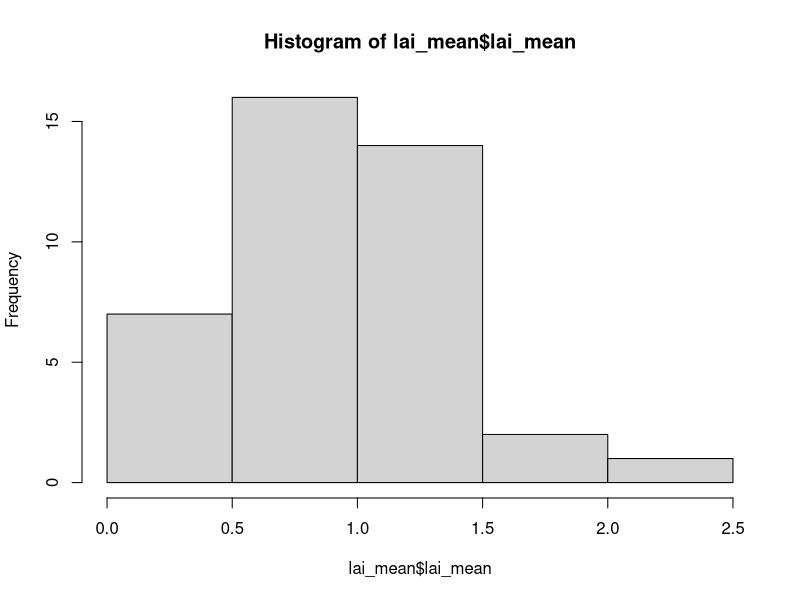
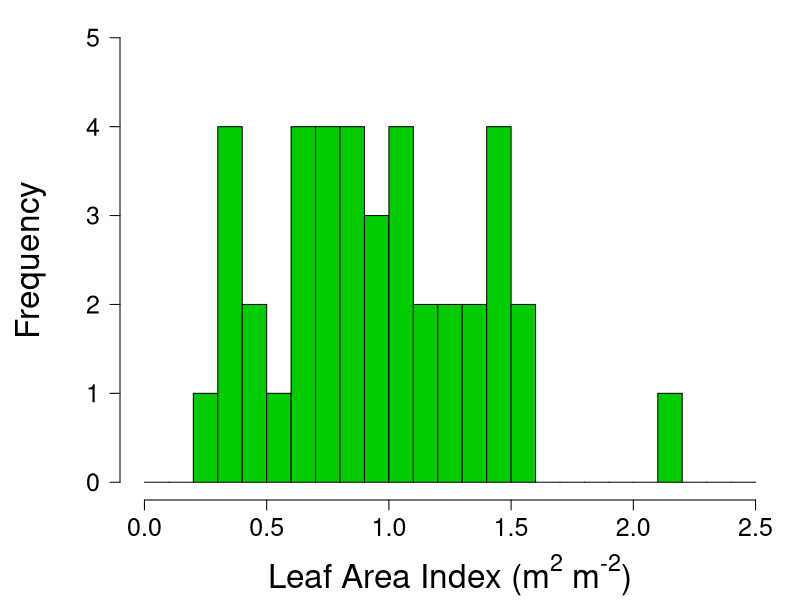

Reproduce these figures in R, in order. (Note: this script raises an error after producing the figures.)
# Scipt for analyzing the mequite data
## The script proceeds as stated questions followed by the code to analyze the data
## in response to that stated question
### TTABS figures can be found by searching for TTABS

setwd("C:/Users/leah.ortiz/Documents/Git/mesquite_rangeland/analysis")

## install packages
install.packages('lme4')

## load libraries
library(tidyverse)
library(vioplot)
library(lme4)
library(car)
library(emmeans)

## read in data
sm = read.csv("../data/sm_clean.csv") # soil moisture
bm = read.csv("../data/bm_clean.csv") # biomass
lai = read.csv("../data/lai_clean.csv") # lai
sc = read.csv("../data/sc_clean.csv") # cover (species composition)

##########################################################################################
### Q1: What does the size distribution (in LAI) of the trees look like?
##########################################################################################
#### mean plot lai
lai_group_by_plot = group_by(lai, plot)
lai_mean = summarise(lai_group_by_plot, lai_mean = mean(lai))

#### create a histogram and get summary statistics
hist(lai_mean$lai_mean, breaks = 5)
mean(lai_mean$lai_mean)
sd(lai_mean$lai_mean) / sqrt(40)

#### TTABS ####
par(oma = c(0,0,0,0), mar = c(5, 6, 1, 1))
hist(lai_mean$lai_mean, breaks = seq(0, 2.5, 0.1), 
     ylim = c(0, 5), xlab = '', ylab ='', col = rgb(0, 0.8, 0, 1),
     yaxt = 'n', xaxt = 'n', main = '')
axis(1, seq(0, 2.5, 0.5), cex.axis = 1.5)
axis(2, seq(0, 5, 1), cex.axis = 1.5, las = 1)
mtext(side = 1, expression('Leaf Area Index (m'^'2' * ' m'^'-2' *')'), line = 4, cex = 2)
mtext(side = 2, expression('Frequency'), line = 3.5, cex = 2)
#### TTABS ####

##########################################################################################
### A1: LAI is fairly normal (center just below 1), but quite a big spread
##########################################################################################

##########################################################################################
### Q2: How does mesquite presence influence soil moisture?
##########################################################################################
#### run paired t-tests for all data and each date
sm_dates = levels(sm$date)
t.test(subset(sm, location == 'under')$vwc, subset(sm, location == 'away')$vwc,
       paired = T)
t.test(subset(sm, location == 'under' & date == sm_dates[1])$vwc, 
       subset(sm, location == 'away' & date == sm_dates[1])$vwc,
       paired = T)
t.test(subset(sm, location == 'under' & date == sm_dates[2])$vwc, 
       subset(sm, location == 'away' & date == sm_dates[2])$vwc,
       paired = T)
t.test(subset(sm, location == 'under' & date == sm_dates[3])$vwc, 
       subset(sm, location == 'away' & date == sm_dates[3])$vwc,
       paired = T)
t.test(subset(sm, location == 'under' & date == sm_dates[4])$vwc, 
       subset(sm, location == 'away' & date == sm_dates[4])$vwc,
       paired = T)
t.test(subset(sm, location == 'under' & date == sm_dates[5])$vwc, 
       subset(sm, location == 'away' & date == sm_dates[5])$vwc,
       paired = T)
t.test(subset(sm, location == 'under' & date == sm_dates[6])$vwc, 
       subset(sm, location == 'away' & date == sm_dates[6])$vwc,
       paired = T)
t.test(subset(sm, location == 'under' & date == sm_dates[7])$vwc, 
       subset(sm, location == 'away' & date == sm_dates[7])$vwc,
       paired = T)
t.test(subset(sm, location == 'under' & date == sm_dates[8])$vwc, 
       subset(sm, location == 'away' & date == sm_dates[8])$vwc,
       paired = T)

#### plot the data
sm_vioplot = vioplot(subset(sm, location == 'under')$vwc, 
                     subset(sm, location == 'away')$vwc,
                     ylim = c(0, 40), yaxt = 'n',
                     names = c('Under', 'Away'),
                     col = c('grey', 'yellow'))
axis(2, seq(0, 40, 10), las = 1)

sm_vioplot_date = plot(NULL, ylim = c(0, 40), xlim = c(1, 16), yaxt = 'n', xaxt = 'n',
                       ylab = '', xlab = '')
sm_vioplot_date = vioplot(subset(sm, location == 'under' & date == sm_dates[1])$vwc, 
                     subset(sm, location == 'away' & date == sm_dates[1])$vwc,
                     subset(sm, location == 'under' & date == sm_dates[2])$vwc, 
                     subset(sm, location == 'away' & date == sm_dates[2])$vwc,
                     subset(sm, location == 'under' & date == sm_dates[3])$vwc, 
                     subset(sm, location == 'away' & date == sm_dates[3])$vwc,
                     subset(sm, location == 'under' & date == sm_dates[4])$vwc, 
                     subset(sm, location == 'away' & date == sm_dates[4])$vwc,
                     subset(sm, location == 'under' & date == sm_dates[5])$vwc, 
                     subset(sm, location == 'away' & date == sm_dates[5])$vwc,
                     subset(sm, location == 'under' & date == sm_dates[6])$vwc, 
                     subset(sm, location == 'away' & date == sm_dates[6])$vwc,
                     subset(sm, location == 'under' & date == sm_dates[7])$vwc, 
                     subset(sm, location == 'away' & date == sm_dates[7])$vwc,
                     subset(sm, location == 'under' & date == sm_dates[8])$vwc, 
                     subset(sm, location == 'away' & date == sm_dates[8])$vwc,
                     add = T,
                     col = rep(c('grey', 'yellow'), times = 8),
                     ylab = '', xlab = '')
axis(2, seq(0, 40, 10), las = 1)
axis(1, seq(1, 8, 1), at = seq(1.5, 15.5, 2))
mtext(side = 1, 'Measurement Period', line = 3)
mtext(side = 2, 'VWC (%)', line = 3)
legend('topright', c('Under', 'Away'), pch = 16, col = c('grey', 'yellow'))

##########################################################################################
### A2: It's wetter outside of the mesquite area, but biggest difference in wet times
##########################################################################################

##########################################################################################
### Q3a: Is biomass different under the mesquite?
##########################################################################################
#### total biomass
##### make a dataframe with no litter
bm_nolitt = subset(bm, code != 'LITT')

##### create dateframe with correct columns for total biomass
bm_total_pre = data.frame(plot = rep(seq(1, 40), 2), 
                      location = c(rep('under', 40), rep('away', 40)),
                      date = rep('2018-09-22', times = 80))
nrow(bm_total_pre)

##### get total biomass for each plot (excluding dead stuff)
bm_total_group_by = group_by(bm_nolitt, date, plot, location)
bm_total_sums = summarise(bm_total_group_by, weight_sum = sum(weight))

##### combine sums into data fram with zeros
bm_total = left_join(bm_total_pre, bm_total_sums)
head(bm_total)
bm_total$weight_sum[is.na(bm_total$weight_sum)] = 0
head(bm_total)
tail(bm_total)

##### run the analysis
t.test(subset(bm_total, location == 'under')$weight_sum, 
       subset(bm_total, location == 'away')$weight_sum,
       paired = T)

#### TTABS ####
par(oma = c(0, 2, 1, 1))
bm_boxplot = plot(weight_sum * 4 ~ location, data = bm_total,
                  col = c('orange', 'blue'),
                  outcol = c('orange', 'blue'),
                  outpch = 16,
                  yaxt = 'n', xaxt = 'n',
                  ylab ='', xlab = '',
                  ylim = c(0, 150))
axis(1, at = c(1, 2), c('Outside', 'Under'), cex.axis = 2)
axis(2, seq(0, 150, 50), cex.axis = 1.5, las = 1)
mtext(side = 2, expression('Understory Biomass (g m'^'-2' *')'), cex = 2.4, line = 4)
text(2.2, 145, 'p = 0.054', cex = 1.8)

# bm_dot = ggplot(bm_total, aes(x=location, y=weight_sum, fill = location)) +
#                 geom_boxplot(fill = 'white') +
#                 geom_dotplot(binaxis = 'y', stackdir = 'center') +
#                 theme_minimal() +
#                 labs(x = 'Location', y = 'Total Biomass (g)')
# bm_dot + scale_fill_manual(values = c('blue', 'orange')) + 
#          theme(legend.position="none") +
#          scale_y_continuous(limit = c(0, 40)) +
#          scale_x_discrete(labels = c('away' = 'Outside', 'under' = 'Under'))
#          theme(axis.text.y = element_text(size = 20, color = 'black')) +
#          theme(axis.text.x = element_text(size = 20, color = 'black'))
#### TTABS ####


##########################################################################################
### A3a: Slightly lower under the mesquite, but not significantly different
##########################################################################################

##########################################################################################
### Q3b: Does biomass result vary by lifeform?
##########################################################################################
##### create dateframe with correct columns for biomass by lifeform type
bm_lifeform_pre = data.frame(plot = rep(seq(1, 40), 8), 
                          location = c(rep('under', 160), rep('away', 160)),
                          lifeform = rep(c(rep(levels(bm$lifeform)[1], 40),
                                           rep(levels(bm$lifeform)[2], 40),
                                           rep(levels(bm$lifeform)[3], 40),
                                           rep(levels(bm$lifeform)[4], 40)), 2),
                          date = rep('2018-09-22', times = 320))
nrow(bm_lifeform_pre)

##### get lifeform biomass for each plot
bm_lifeform_group_by = group_by(bm, date, plot, location, lifeform)
bm_lifeform_sums = summarise(bm_lifeform_group_by, weight_sum = sum(weight))

##### combine sums into data fram with zeros
bm_lifeform = left_join(bm_lifeform_pre, bm_lifeform_sums)
head(bm_lifeform)
bm_lifeform$weight_sum[is.na(bm_lifeform$weight_sum)] = 0
head(bm_lifeform)
tail(bm_lifeform)

##### separate out the different lifeforms
bm_lifeform_forb = subset(bm_lifeform, lifeform == 'Forb')
bm_lifeform_grass = subset(bm_lifeform, lifeform == 'Grass')
bm_lifeform_litter = subset(bm_lifeform, lifeform == 'LITT')
bm_lifeform_tree = subset(bm_lifeform, lifeform == 'Shrub/tree')

##### run the analysis
t.test(subset(bm_lifeform_forb, location == 'under')$weight_sum, 
       subset(bm_lifeform_forb, location == 'away')$weight_sum,
       paired = T) # slightly more fobs under
t.test(subset(bm_lifeform_grass, location == 'under')$weight_sum, 
       subset(bm_lifeform_grass, location == 'away')$weight_sum,
       paired = T) # more grass away!
t.test(subset(bm_lifeform_litter, location == 'under')$weight_sum, 
       subset(bm_lifeform_litter, location == 'away')$weight_sum,
       paired = T) # more litter away!
t.test(subset(bm_lifeform_tree, location == 'under')$weight_sum, 
       subset(bm_lifeform_tree, location == 'away')$weight_sum,
       paired = T) # nothing with trees (only one tree plot)

#### grass ratio
grass_ratio = bm_lifeform_grass$weight_sum / 
  rowSums(cbind(bm_lifeform_forb$weight_sum, bm_lifeform_grass$weight_sum, 
      bm_lifeform_tree$weight_sum))

grass_ratio_df = data.frame(bm_lifeform_grass[, c(1,2)], grass_ratio = grass_ratio)

t.test(subset(grass_ratio_df, location == 'under')$grass_ratio,
       subset(grass_ratio_df, location == 'away')$grass_ratio,
       paired = T)

#### forb ratio
forb_ratio = bm_lifeform_forb$weight_sum / 
  rowSums(cbind(bm_lifeform_forb$weight_sum, bm_lifeform_grass$weight_sum, 
                bm_lifeform_tree$weight_sum))

forb_ratio_df = data.frame(bm_lifeform_forb[, c(1,2)], forb_ratio = forb_ratio)

t.test(subset(forb_ratio_df, location == 'under')$forb_ratio,
       subset(forb_ratio_df, location == 'away')$forb_ratio,
       paired = T)


#### plot out grass ratio results
grass_ratio_vioplot = plot(NULL, ylim = c(0, 1.2), xlim = c(0, 3), yaxt = 'n', 
                           xaxt = 'n', ylab = '', xlab = '')
grass_ratio_vioplot = vioplot(subset(grass_ratio_df, location == 'under')$grass_ratio,
                              subset(grass_ratio_df, location == 'away')$grass_ratio,
                              add = T, col = c('grey', 'yellow'))
axis(2, seq(0, 1, 0.2), las = 1)
axis(1, c('under', 'away'), at = c(1, 2))
mtext(side = 2, 'Grass ratio', line = 3)
text(1, 1.1, paste(round(mean(subset(grass_ratio_df, location == 'under')$grass_ratio, 
                              na.rm =T), 2),
                   '±',
                   round(sd(subset(grass_ratio_df, location == 'under')$grass_ratio, 
                            na.rm =T) / sqrt(40), 2),
                   sep = ' '))
text(2, 1.1, paste(round(mean(subset(grass_ratio_df, location == 'away')$grass_ratio, 
                              na.rm =T), 2),
                   '±',
                   round(sd(subset(grass_ratio_df, location == 'away')$grass_ratio, 
                            na.rm =T) / sqrt(40), 2),
                   '*',
                   sep = ' '))
#legend('topright', c('Under', 'Away'), pch = 16, col = c('grey', 'yellow'))

#### plot out the lifeform results
bm_lifeform_vioplot = plot(NULL, ylim = c(0, 40), xlim = c(0, 5), yaxt = 'n', 
                           xaxt = 'n', ylab = '', xlab = '')
bm_lifeform_vioplot = vioplot(subset(bm_lifeform_grass, location == 'under')$weight_sum,
                              subset(bm_lifeform_grass, location == 'away')$weight_sum,
                              subset(bm_lifeform_forb, location == 'under')$weight_sum,
                              subset(bm_lifeform_forb, location == 'away')$weight_sum,
                              add = T,
                              col = rep(c('grey', 'yellow'), times = 2),
                              ylab = '', xlab = '')
axis(2, seq(0, 40, 10), las = 1)
axis(1, c('grass', 'forb'), at = c(1.5, 3.5))
mtext(side = 2, 'Biomass (g)', line = 3)
legend('topright', c('Under', 'Away'), pch = 16, col = c('grey', 'yellow'))

#### TTABS ####
grass_ratio_boxplot = boxplot(grass_ratio * 100 ~ location, data = grass_ratio_df,
                  col = c('orange', 'blue'),
                  outcol = c('orange', 'blue'),
                  outpch = 16,
                  yaxt = 'n', xaxt = 'n',
                  ylab ='', xlab = '',
                  ylim = c(0, 115))
axis(1, at = c(1, 2), c('Outside', 'Under'), cex.axis = 2)
axis(2, seq(0, 100, 25), cex.axis = 1.5, las = 1)
mtext(side = 2, 'Grass Biomass (%)', cex = 2.4, line = 4)
text(2.2, 109, 'p < 0.05', cex = 1.8)
#### TTABS ####

#### TTABS ####
forb_ratio_boxplot = boxplot(forb_ratio * 100 ~ location, data = forb_ratio_df,
                              col = c('orange', 'blue'),
                              outcol = c('orange', 'blue'),
                              outpch = 16,
                              yaxt = 'n', xaxt = 'n',
                              ylab ='', xlab = '',
                              ylim = c(0, 115))
axis(1, at = c(1, 2), c('Outside', 'Under'), cex.axis = 2)
axis(2, seq(0, 100, 25), cex.axis = 1.5, las = 1)
mtext(side = 2, 'Forb Biomass (%)', cex = 2.4, line = 4)
text(2.2, 109, 'p < 0.05', cex = 1.8)
#### TTABS ####

#### TTABS ####
grass_forb_boxplot = boxplot(subset(bm_lifeform_grass, location == 'away')$weight_sum * 4,
                            subset(bm_lifeform_grass, location == 'under')$weight_sum * 4,
                            subset(bm_lifeform_forb, location == 'away')$weight_sum * 4,
                            subset(bm_lifeform_forb, location == 'under')$weight_sum * 4,
                           col = c('orange', 'blue'),
                           outcol = c('orange', 'blue'),
                           outpch = 16,
                           yaxt = 'n', xaxt = 'n',
                           ylab ='', xlab = '',
                           ylim = c(0, 80),
                           outline = F)
axis(1, at = c(1.5, 3.5), c('Grass', 'Forb'), cex.axis = 2)
axis(2, seq(0, 80, 20), cex.axis = 1.5, las = 1)
mtext(side = 2, expression('Understory Biomass (g m'^'-2' *')'), cex = 2.4, line = 4)
legend('topright', c('Outside', 'Under'), pch = 15, col = c('orange', 'blue'), cex = 2)
#### TTABS ####

##########################################################################################
### A3b: less grass and more forbs under the mesquite
##########################################################################################


##########################################################################################
### Q3c: are there biomass differences by family (fabaceae in particular)?
##########################################################################################
#### are there many legumes?
levels(bm_nolitt$family)
subset(bm_nolitt, family == 'Fabaceae') # nope...

##########################################################################################
### A3c: not enough fabaceae for an interesting comparison
##########################################################################################


##########################################################################################
### Q4c: is species richness different under the mesquite?
##########################################################################################
#### 
bm_richness_pre = data.frame(plot = rep(seq(1, 40), 2), 
                          location = c(rep('under', 40), rep('away', 40)),
                          date = rep('2018-09-22', times = 80))
nrow(bm_richness_pre)

#### calculate species richness per plot type (for non-litter)
bm_richness_group_by = group_by(bm_nolitt, date, plot, location)
bm_richness_sums = summarise(bm_richness_group_by, richness = n())

##### combine richness into data fram with zeros
bm_richness = left_join(bm_richness_pre, bm_richness_sums)
head(bm_richness)
bm_richness$richness[is.na(bm_richness$richness)] = 0
head(bm_richness)
tail(bm_richness)

##### run the analysis
t.test(subset(bm_richness, location == 'under')$richness, 
       subset(bm_richness, location == 'away')$richness,
       paired = T)

##########################################################################################
### A4c: species richness is generally the same
##########################################################################################

##########################################################################################
### Q5a: does tree size matter for soil moisture effect?
##########################################################################################
#### calculate average soil moisture effect across dates and create new data frame
sm_under = subset(sm, location == "under")
sm_away = subset(sm, location == "away")
sm_effect = ((sm_away$vwc - sm_under$vwc) / sm_away$vwc) * 100
sm_effect_df = data.frame(sm_under[, c(2,3)], sm_effect = sm_effect)

sm_effect_df_group_by_plot = group_by(sm_effect_df, plot)
sm_effect_df_mean = summarise(sm_effect_df_group_by_plot, 
                              sm_effect_mean = mean(sm_effect))

#### get average lai for each tree
lai_group_by_plot = group_by(lai, plot)
lai_mean = summarise(lai_group_by_plot, lai_mean = mean(lai))
head(lai_mean)
nrow(lai_mean)

sm_effect_df_mean_lai = left_join(sm_effect_df_mean, lai_mean)
head(sm_effect_df_mean_lai)
nrow(sm_effect_df_mean_lai)

#### run regression
plot(sm_effect_df_mean_lai$sm_effect_mean ~ 
       sm_effect_df_mean_lai$lai_mean) # not much there
sm_effect_df_mean_lai_lm = lm(sm_effect_df_mean_lai$sm_effect_mean ~ 
                                sm_effect_df_mean_lai$lai_mean) # not much there
anova(sm_effect_df_mean_lai_lm) # nada

##########################################################################################
### A5a: tree size does not matter for soil moisture effect
##########################################################################################


##########################################################################################
### Q5b: does tree size matter for biomass effect?
##########################################################################################
#### calculate average total biomass effect across dates and create new data frame
bm_total_under = subset(bm_total, location == "under")
bm_total_away = subset(bm_total, location == "away")
bm_total_effect = ((bm_total_away$weight_sum - bm_total_under$weight_sum) / 
                     bm_total_away$weight_sum) * 100
bm_total_effect_df = data.frame(plot = bm_total_under[, 1], 
                                bm_total_effect = bm_total_effect)

bm_total_effect_df_lai = left_join(bm_total_effect_df, lai_mean)
head(bm_total_effect_df_lai)
nrow(bm_total_effect_df_lai)

#### run regression
bm_total_effect_df_lai_sub = subset(bm_total_effect_df_lai, bm_total_effect > -5000)
plot(bm_total_effect_df_lai_sub$bm_total_effect ~ 
       bm_total_effect_df_lai_sub$lai_mean, ylim = c(-100, 100)) # not much there
bm_total_effect_df_mean_lai_lm = lm(bm_total_effect_df_lai_sub$bm_total_effect ~ 
                                      bm_total_effect_df_lai_sub$lai_mean) # not much there
anova(bm_total_effect_df_mean_lai_lm) # nada

##########################################################################################
### A5b: tree size doesn't seem to matter for biomass effect
##########################################################################################


##########################################################################################
### Q6a: does mesquite influence species richness?
##########################################################################################
#### remove litter and bareground from cover data
sc_live = subset(sc, code != 'BARE' & code != 'LITT')

#### calculate richness
sc_richness_pre = data.frame(plot = rep(seq(1, 40), 2), 
                             location = c(rep('under', 40), rep('away', 40)),
                             date = rep('2018-09-22', times = 80))
nrow(sc_richness_pre)

#### calculate species richness per plot type (for non-litter)
sc_richness_group_by = group_by(sc_live, date, plot, location)
sc_richness_sums = summarise(sc_richness_group_by, richness = n())

##### combine richness into data fram with zeros
sc_richness = left_join(sc_richness_pre, sc_richness_sums)
head(sc_richness)
sc_richness$richness[is.na(sc_richness$richness)] = 0
head(sc_richness)
tail(sc_richness)

##### run the analysis
t.test(subset(sc_richness, location == 'under')$richness, 
       subset(sc_richness, location == 'away')$richness,
       paired = T)

##########################################################################################
### A6a: richness is the same under the mesquite
##########################################################################################

##########################################################################################
### Q6b: does mesquite influence species diversity?
##########################################################################################
#### diversity is Shannon's diversity (D) where
#### H = -sum(percent cover * log(percent cover))
#### probably need to recalculate the cover as cover relative to living cover of the plot

#### get total living biomass of the each plot
sc_live_group_by_plot = group_by(sc_live, date, plot, location)
sc_live_sums = summarise(sc_live_group_by_plot, cover_sum = sum(cover))

#### join cover sums to sc_live
sc_live_revised = left_join(sc_live, sc_live_sums)

#### get relative cover
sc_live_revised$cover_revised = sc_live_revised$cover / sc_live_revised$cover_sum

#### do diversity calcs
sc_live_revised$logcover = log(sc_live_revised$cover_revised) # percent cover squared

#### calculate diversity
sc_diversity_pre = data.frame(plot = rep(seq(1, 40), 2), 
                             location = c(rep('under', 40), rep('away', 40)),
                             date = rep('2018-09-22', times = 80))
nrow(sc_diversity_pre)

#### get sum of cover2 by plot
sc_diversity_group_by = group_by(sc_live_revised, date, plot, location)
sc_diversity_sums = summarise(sc_diversity_group_by, logcover_sum = sum(logcover))

#### calculate diversity
sc_diversity_sums$H = -sc_diversity_sums$logcover_sum

##### combine diversity into data fram with zeros
sc_diversity = left_join(sc_diversity_pre, sc_diversity_sums)
head(sc_diversity)
sc_diversity$H[is.na(sc_diversity$H)] = 0
head(sc_diversity)
tail(sc_diversity)

##### run the analysis
t.test(subset(sc_diversity, location == 'under')$H, 
       subset(sc_diversity, location == 'away')$H,
       paired = T)
hist(sc_diversity$H) # no difference
plot(H ~ location, sc_diversity)

#### TTABS ####
bm_boxplot = plot(H ~ location, data = sc_diversity,
                  col = c('orange', 'blue'),
                  outcol = c('orange', 'blue'),
                  outpch = 16,
                  yaxt = 'n', xaxt = 'n',
                  ylab ='', xlab = '',
                  ylim = c(0, 12))
axis(1, at = c(1, 2), c('Outside', 'Under'), cex.axis = 2)
axis(2, seq(0, 12, 4), cex.axis = 1.5, las = 1)
mtext(side = 2, 'Shannon Diversity (H)', cex = 2.4, line = 4)
text(2.2, 11, 'p = 0.82', cex = 1.8)
#### TTABS ####

##########################################################################################
### A6b: diversity is the same under the mesquite
##########################################################################################


##########################################################################################
### Q6c: is evenness the same under the mesquite?
##########################################################################################
#### here we're defining evenness as diversity divided by richness

#### put diversity and richness data together
sc_evenness = left_join(sc_richness, sc_diversity)
head(sc_evenness)

#### calculate evenness
sc_evenness$evenness = sc_evenness$H / sc_evenness$richness

#### run analysis
t.test(subset(sc_evenness, location == 'under')$evenness, 
       subset(sc_evenness, location == 'away')$evenness,
       paired = T)
hist(sc_evenness$evenness) # no difference
plot(evenness ~ location, sc_evenness)

##########################################################################################
### A6c: evenness is the same under the mesquite
##########################################################################################
